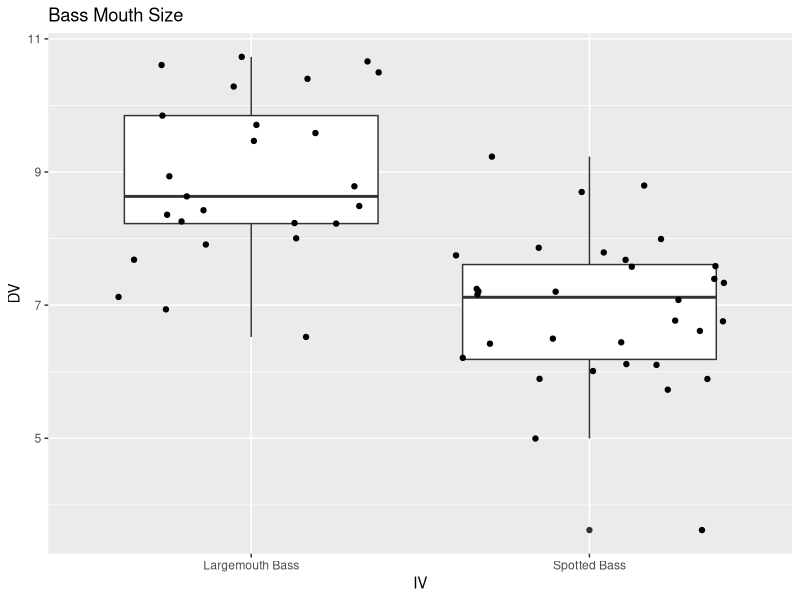
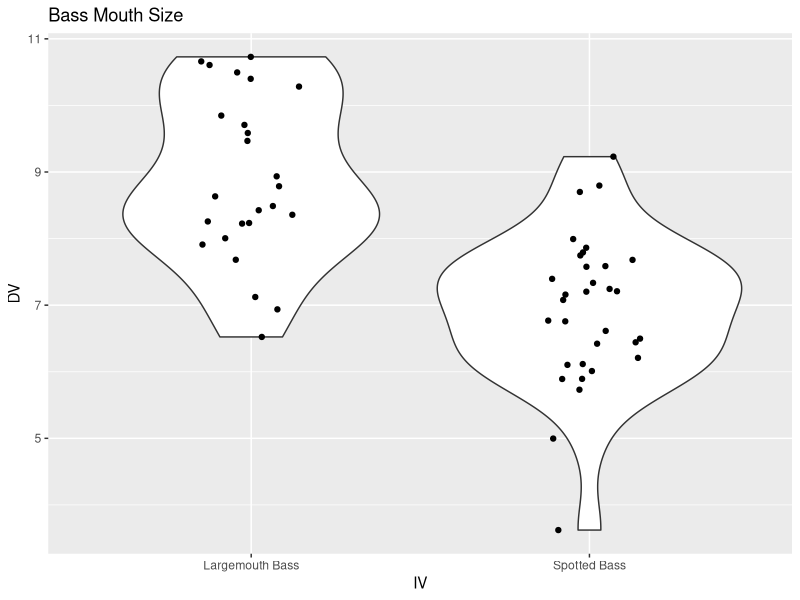

Write R code to recreate these figures, in order.
## ---- chunk 1

library(tidyverse)
# install.packages(tidyverse)

library(broom)
# library(kable)
library(kableExtra)
# library()

## ---- chunk 2
x <- 82/9
x


y <- "Professor Xavier"
y

## ---- chunk 3
iris
# view(iris)

df <- iris
## ---- chunk 4
# |> | |> |> |> |> |> |> |> |> |> |> |> |> |> |> |> |> |> 
8 + 2

z <- 0.15*17
z

## ---- chunk 5
dataframe_1 <- df %>% 
  filter(Species == "versicolor")
  

dataframe_2 <- iris %>% 
  filter((Species == "versicolor") | (Species == "virginica"))

dataframe_3 <- iris %>% 
  filter(Species != "setosa")
# == vs !=

dataframe_4 <- dataframe_3 %>% 
  mutate(petal_shape = Petal.Length/Petal.Width)

dataframe_5 <- iris %>% 
  filter(Species != "setosa") %>% 
  mutate(petal_shape = Petal.Length/Petal.Width)


## ---- chunk 6
# Note that standard deviations are modeled to represent a coefficient of variation (CV) of 15%. That is, the standard deviation is 15% the size of the mean. This is a typical CV for samples that are normally distributed.

# all masses are in kilograms

# Modeling an Experiment
mouth_size <- rnorm(n = 25, mean = 8.5, sd = 1.275)
largemouth <- as.data.frame(mouth_size) %>% 
  mutate(fish_type = "Largemouth Bass")

mouth_size <- rnorm(n = 32, mean = 7.2, sd = 1.08)
spotted <- as.data.frame(mouth_size) %>% 
  mutate(fish_type = "Spotted Bass")

demo_data <- largemouth %>% 
  bind_rows(spotted) %>% 
  rename("IV" = 'fish_type', "DV" = 'mouth_size') 

# How do you model a different example but show the null hypothesis?

## ---- chunk 7
demo_data %>% 
  # filter(DV > 5) |> 
  ggplot(mapping = aes(x = IV, y = DV)) +
  geom_boxplot() +
  geom_jitter() +
  labs(title = "Bass Mouth Size")

demo_data %>% 
  ggplot(mapping = aes(x = IV, y = DV)) +
  geom_violin() +
  geom_jitter(width = 0.15, height = 0) +
  labs(title = "Bass Mouth Size")
